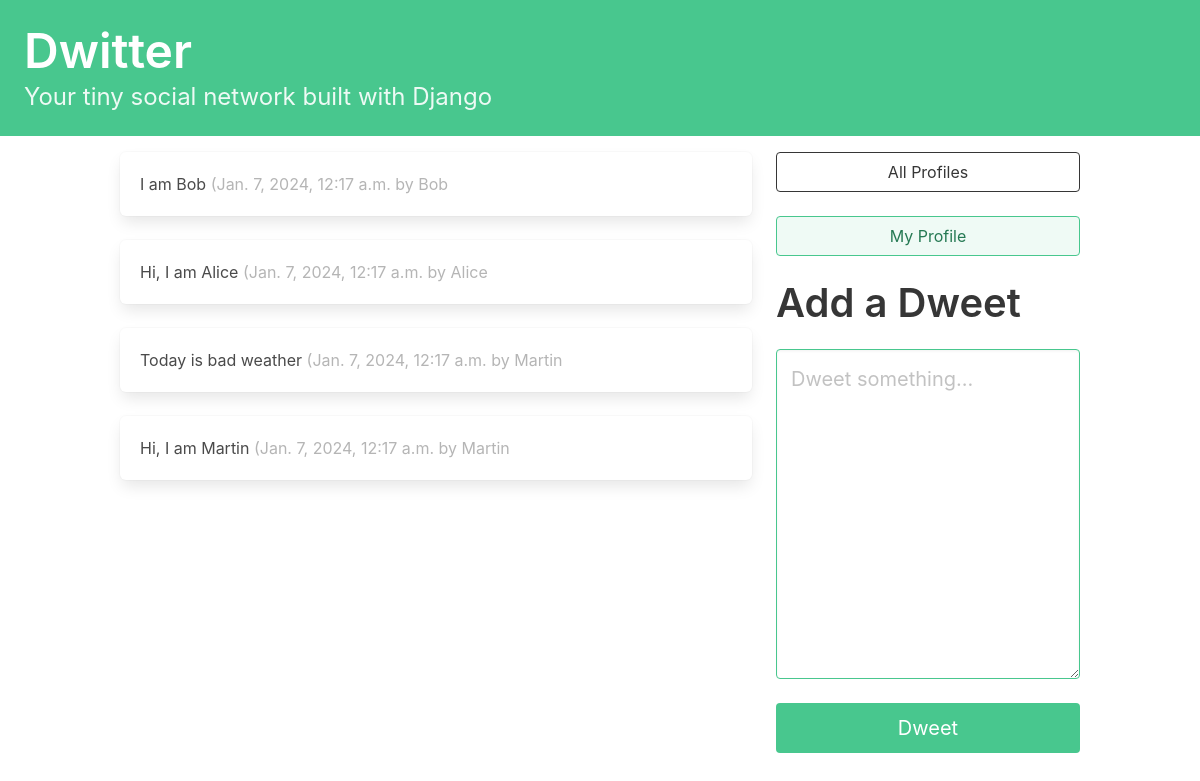
/ (signed in), run on the app's committed database.
### dwitter/models.py (models this page shows, shortened)
class Dweet(models.Model):
    user = models.ForeignKey(
        User, related_name="dweets", on_delete=models.DO_NOTHING
    )
    body = models.CharField(max_length=140)
    created_at = models.DateTimeField(auto_now_add=True)

### dwitter/views.py (the view)
# urls.py: path("", dashboard, name="dashboard"),
def dashboard(request):
    form = DweetForm(request.POST or None)
    if request.method == "POST":
        if form.is_valid():
            dweet = form.save(commit=False)
            dweet.user = request.user
            dweet.save()
            return redirect("dwitter:dashboard")
    followed_dweets = Dweet.objects.filter(
        user__profile__in=request.user.profile.follows.all()
    ).order_by("-created_at")
    return render(
        request,
        "dwitter/dashboard.html",
        {"form": form, "dweets": followed_dweets},
    )

### dwitter/forms.py
class DweetForm(forms.ModelForm):
    body = forms.CharField(
        required=True,
        widget=forms.widgets.Textarea(
            attrs={
                "placeholder": "Dweet something...",
                "class": "textarea is-success is-medium",
            }
        ),
        label="",
    )
    class Meta:
        model = Dweet
        exclude = ("user", )

### dwitter/templates/dwitter/dashboard.html (shortened to what this page needs)
{% extends 'base.html' %}
{% block content %}
<div class="column">
    {% for dweet in dweets %}
        <div class="box">
            {{ dweet.body }}
            <span class="is-small has-text-grey-light">
                ({{ dweet.created_at }} by {{ dweet.user.username }}
            </span>
        </div>
    {% endfor %}
</div>
<div class="column is-one-third">
    <div class="block">
        <a href="{% url 'dwitter:profile_list' %} ">
            <button class="button is-dark is-outlined is-fullwidth">
                All Profiles
            </button>
        </a>
    </div>
    <div class="block">
        <a href="{% url 'dwitter:profile' request.user.profile.id %} ">
            <button class="button is-success is-light is-outlined is-fullwidth">
                My Profile
            </button>
        </a>
    </div>
    <div class="block">
        <div class="block">
            <h2 class="title is-2">Add a Dweet</p>
        </div>
        <div class="block">
            <form method="post">
                {{ form.as_p }}
                <button class="button is-success is-fullwidth is-medium mt-5"
                        type="submit">Dweet
                </button>
            </form>
        </div>
    </div>
</div>
{% endblock content %}

### data on the page
Dweet: body "I am Bob", created_at "Jan. 7, 2024, 12:17 a.m.", user.username "Bob"
Dweet: body "Hi, I am Alice", created_at "Jan. 7, 2024, 12:17 a.m.", user.username "Alice"
Dweet: body "Today is bad weather", created_at "Jan. 7, 2024, 12:17 a.m.", user.username "Martin"
Dweet: body "Hi, I am Martin", created_at "Jan. 7, 2024, 12:17 a.m.", user.username "Martin"
